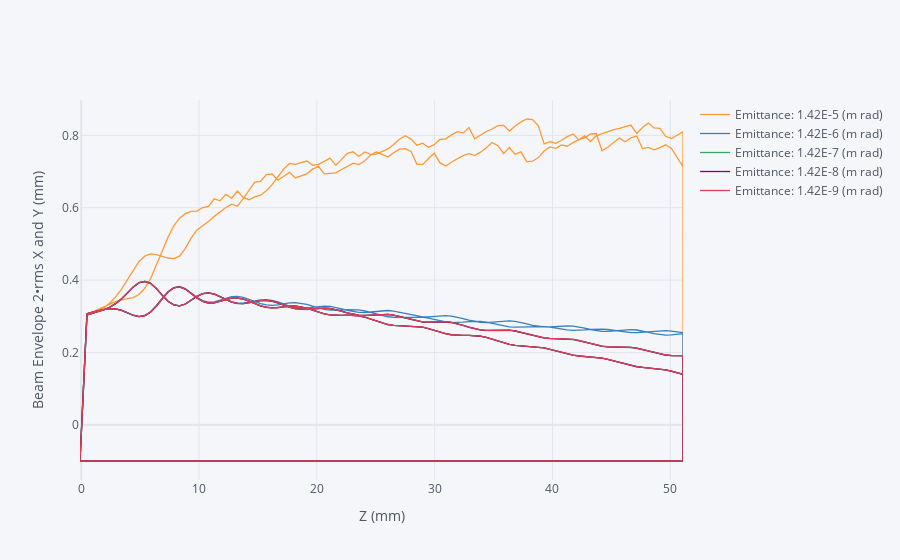

Notebook source saved alongside this figure:
### Code cell
df40=df40.rename(columns={'40.0_2rms': 'Emittance: 1.42E-6 (m rad)','40.4_2rms': 'Emittance: 1.42E-4 (m rad)','40.5_2rms': 'Emittance: 1.42E-5 (m rad)','40.6_2rms': 'Emittance: 1.42E-7 (m rad)','40.7_2rms': 'Emittance: 1.42E-8 (m rad)','40.8_2rms': 'Emittance: 1.42E-9 (m rad)'})
df40.iplot(x=['40.0z'],y=['Emittance: 1.42E-5 (m rad)','Emittance: 1.42E-6 (m rad)','Emittance: 1.42E-7 (m rad)','Emittance: 1.42E-8 (m rad)','Emittance: 1.42E-9 (m rad)'],xTitle="Z (mm)",yTitle="Beam Envelope 2•rms X and Y (mm)")

### Figure 1 — Plotly figure (JSON) as saved in the notebook; plotly's stock layout.template omitted (floating-point values rounded to 4 significant figures; data arrays with more than 128 entries replaced by an {"elided": "..."} marker saying what was removed)
{"data": [{"line": {"color": "rgba(255, 153, 51, 1.0)", "dash": "solid", "shape": "linear", "width": 1.3}, "mode": "lines", "name": "Emittance: 1.42E-5 (m rad)", "text": "", "type": "scatter", "x": {"elided": "212 float values"}, "y": {"elided": "212 float values"}}, {"line": {"color": "rgba(55, 128, 191, 1.0)", "dash": "solid", "shape": "linear", "width": 1.3}, "mode": "lines", "name": "Emittance: 1.42E-6 (m rad)", "text": "", "type": "scatter", "x": {"elided": "212 float values"}, "y": {"elided": "212 float values"}}, {"line": {"color": "rgba(50, 171, 96, 1.0)", "dash": "solid", "shape": "linear", "width": 1.3}, "mode": "lines", "name": "Emittance: 1.42E-7 (m rad)", "text": "", "type": "scatter", "x": {"elided": "212 float values"}, "y": {"elided": "212 float values"}}, {"line": {"color": "rgba(128, 0, 128, 1.0)", "dash": "solid", "shape": "linear", "width": 1.3}, "mode": "lines", "name": "Emittance: 1.42E-8 (m rad)", "text": "", "type": "scatter", "x": {"elided": "212 float values"}, "y": {"elided": "212 float values"}}, {"line": {"color": "rgba(219, 64, 82, 1.0)", "dash": "solid", "shape": "linear", "width": 1.3}, "mode": "lines", "name": "Emittance: 1.42E-9 (m rad)", "text": "", "type": "scatter", "x": {"elided": "212 float values"}, "y": {"elided": "212 float values"}}], "layout": {"legend": {"bgcolor": "#F5F6F9", "font": {"color": "#4D5663"}}, "paper_bgcolor": "#F5F6F9", "plot_bgcolor": "#F5F6F9", "title": {"font": {"color": "#4D5663"}}, "xaxis": {"gridcolor": "#E1E5ED", "showgrid": true, "tickfont": {"color": "#4D5663"}, "title": {"font": {"color": "#4D5663"}, "text": "Z (mm)"}, "zerolinecolor": "#E1E5ED"}, "yaxis": {"gridcolor": "#E1E5ED", "showgrid": true, "tickfont": {"color": "#4D5663"}, "title": {"font": {"color": "#4D5663"}, "text": "Beam Envelope 2•rms X and Y (mm)"}, "zerolinecolor": "#E1E5ED"}}}
